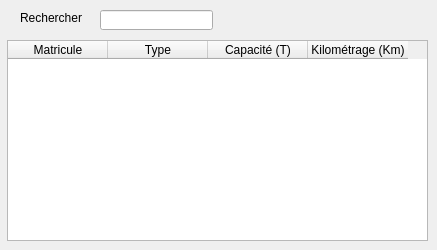
             <widget class="QWidget" name="tab_7">
              <attribute name="title">
               <string>Affectation</string>
              </attribute>
              <widget class="QLabel" name="label_21">
               <property name="geometry">
                <rect>
                 <x>20</x>
                 <y>10</y>
                 <width>71</width>
                 <height>16</height>
                </rect>
               </property>
               <property name="text">
                <string>Rechercher</string>
               </property>
              </widget>
              <widget class="QLineEdit" name="lineEdit_6">
               <property name="geometry">
                <rect>
                 <x>100</x>
                 <y>10</y>
                 <width>113</width>
                 <height>20</height>
                </rect>
               </property>
              </widget>
              <widget class="QTableWidget" name="tabledispo">
               <property name="geometry">
                <rect>
                 <x>7</x>
                 <y>40</y>
                 <width>421</width>
                 <height>201</height>
                </rect>
               </property>
               <column>
                <property name="text">
                 <string>Matricule</string>
                </property>
               </column>
               <column>
                <property name="text">
                 <string>Type</string>
                </property>
               </column>
               <column>
                <property name="text">
                 <string>Capacité (T)</string>
                </property>
               </column>
               <column>
                <property name="text">
                 <string>Kilométrage (Km)</string>
                </property>
               </column>
              </widget>
             </widget>
